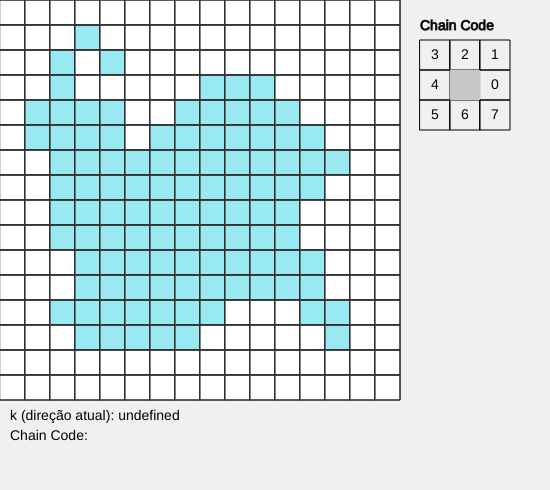
Frame 1 (no input)
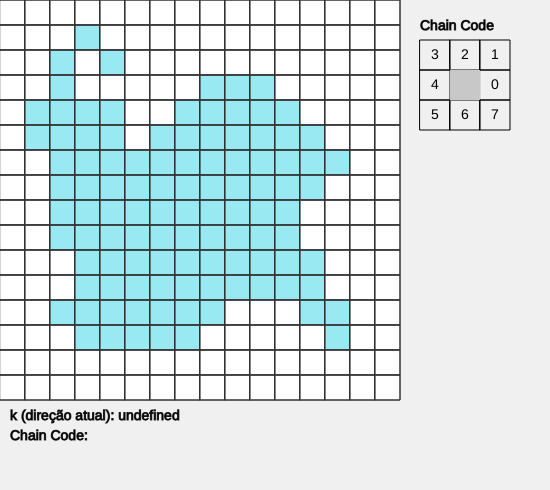
Frame 60 (no input)
Frame 120 (the mouse pressed at the canvas centre since frame 60): identical to frame 60, image omitted

The p5.js sketch that drew these frames (run headless with seeded random() and noise() and a simulated clock; from frame 60 on, the mouse is pressed at the canvas centre):

// p5.js sketch
// ── sketch.js
let w = 16,
  h = 16;
let cellSize = 25;
let c;

let grid = [];
let contour = [];
let chainCode = [];

let b0, b1, b;
let i, j, k;

let started = false;
let finished = false;

let play = false;
let interval = 200;
let lastTime = 0;

let azul = [153, 233, 242];
let amarelo = [255, 236, 153];
let roxo = [80,150,255];

/* vizinhos (ordem do chain code) */
let N = [
  { i: 0, j: -1 },
  { i: -1, j: -1 },
  { i: -1, j: 0 },
  { i: -1, j: 1 },
  { i: 0, j: 1 },
  { i: 1, j: 1 },
  { i: 1, j: 0 },
  { i: 1, j: -1 },
];

/* anterior */
let anterior = [6, 6, 0, 0, 2, 2, 4, 4];

function setup() {
  createCanvas(w * cellSize + 150, h * cellSize + 90);
  initImage();

  createButton("Step").mousePressed(step);
  createButton("Play").mousePressed(() => (play = true));
  createButton("Pause").mousePressed(() => (play = false));
  createButton("Reset").mousePressed(resetSim);
}

function initImage() {
  grid = [
    [0, 0, 0, 0, 0, 0, 0, 0, 0, 0, 0, 0, 0, 0, 0, 0],
    [0, 0, 0, 1, 0, 0, 0, 0, 0, 0, 0, 0, 0, 0, 0, 0],
    [0, 0, 1, 0, 1, 0, 0, 0, 0, 0, 0, 0, 0, 0, 0, 0],
    [0, 0, 1, 0, 0, 0, 0, 0, 1, 1, 1, 0, 0, 0, 0, 0],
    [0, 1, 1, 1, 1, 0, 0, 1, 1, 1, 1, 1, 0, 0, 0, 0],
    [0, 1, 1, 1, 1, 0, 1, 1, 1, 1, 1, 1, 1, 0, 0, 0],
    [0, 0, 1, 1, 1, 1, 1, 1, 1, 1, 1, 1, 1, 1, 0, 0],
    [0, 0, 1, 1, 1, 1, 1, 1, 1, 1, 1, 1, 1, 0, 0, 0],
    [0, 0, 1, 1, 1, 1, 1, 1, 1, 1, 1, 1, 0, 0, 0, 0],
    [0, 0, 1, 1, 1, 1, 1, 1, 1, 1, 1, 1, 0, 0, 0, 0],
    [0, 0, 0, 1, 1, 1, 1, 1, 1, 1, 1, 1, 1, 0, 0, 0],
    [0, 0, 0, 1, 1, 1, 1, 1, 1, 1, 1, 1, 1, 0, 0, 0],
    [0, 0, 1, 1, 1, 1, 1, 1, 1, 0, 0, 0, 1, 1, 0, 0],
    [0, 0, 0, 1, 1, 1, 1, 1, 0, 0, 0, 0, 0, 1, 0, 0],
    [0, 0, 0, 0, 0, 0, 0, 0, 0, 0, 0, 0, 0, 0, 0, 0],
    [0, 0, 0, 0, 0, 0, 0, 0, 0, 0, 0, 0, 0, 0, 0, 0],
  ];
}

function draw() {
  background(240);
  drawGrid();
  drawInfo();
  drawGridLines(); // grade por cima
  drawChainCodePanel();

  if (play && millis() - lastTime > interval && !finished) {
    step();
    lastTime = millis();
  }
}

function getChainCode(di, dj) {
  if (di === 0 && dj === 1) return 0;
  if (di === -1 && dj === 1) return 1;
  if (di === -1 && dj === 0) return 2;
  if (di === -1 && dj === -1) return 3;
  if (di === 0 && dj === -1) return 4;
  if (di === 1 && dj === -1) return 5;
  if (di === 1 && dj === 0) return 6;
  if (di === 1 && dj === 1) return 7;

  return -1; // erro
}

function drawChainCodePanel() {
  let offsetX = w * cellSize + 20;
  let offsetY = 40;
  let size = 30;

  let pos = [
    [2, 1], // 0
    [2, 0], // 1
    [1, 0], // 2
    [0, 0], // 3
    [0, 1], // 4
    [0, 2], // 5
    [1, 2], // 6
    [2, 2], // 7
  ];

  let currentCode = chainCode.length > 0 ? chainCode[chainCode.length - 1] : -1;

  push();
  textSize(14);
  fill(0);
  text("Chain Code", offsetX, offsetY - 10);

  for (let code = 0; code < 8; code++) {
    let px = offsetX + pos[code][0] * size;
    let py = offsetY + pos[code][1] * size;

    /* destaque correto */
    if (code === currentCode) {
      fill(255, 200, 200);
      rect(px, py, size, size);
    }

    stroke(0);
    noFill();
    rect(px, py, size, size);

    noStroke();
    fill(0);
    textAlign(CENTER, CENTER);
    text(code, px + size / 2, py + size / 2);
  }

  /* centro */
  fill(200);
  rect(offsetX + size, offsetY + size, size, size);

  pop();
}

function drawGridLines() {
  stroke(50);
  strokeWeight(1);
  noFill();

  for (let y = 0; y < h; y++) {
    for (let x = 0; x < w; x++) {
      rect(x * cellSize, y * cellSize, cellSize, cellSize);
    }
  }
}

function drawGrid() {
  push();
  for (let y = 0; y < h; y++) {
    for (let x = 0; x < w; x++) {
      if (grid[y][x]) fill(...azul);
      else fill(255);
      rect(x * cellSize, y * cellSize, cellSize, cellSize);
    }
  }

  /* contorno */
  // fill(255, 0, 0);
  fill(...roxo);
  for (let p of contour)
    rect(p.j * cellSize, p.i * cellSize, cellSize, cellSize);

  /* ponto atual */
  if (b) {
    fill(0, 150, 255);
    rect(b.j * cellSize, b.i * cellSize, cellSize, cellSize);

    drawArrow(b, { i, j });
  }
  // if (c) {
  //   fill(255, 150, 0);
  //   rect(c.j * cellSize, c.i * cellSize, cellSize, cellSize);
  // }
  fill(0);
  textAlign(CENTER, CENTER);

  if (b)
    text("b", b.j * cellSize + cellSize / 2, b.i * cellSize + cellSize / 2);

  // if (c)
  //   text("c", c.j * cellSize + cellSize / 2, c.i * cellSize + cellSize / 2);
  pop();
}

/* seta da direção */
function drawArrow(b, next) {
  let cx = b.j * cellSize + cellSize / 2;
  let cy = b.i * cellSize + cellSize / 2;

  let nx = next.j * cellSize + cellSize / 2;
  let ny = next.i * cellSize + cellSize / 2;

  stroke(0, 255, 0);
  strokeWeight(2);

  line(cx, cy, nx, ny);

  noStroke();
}

/* painel inferior */
function drawInfo() {
  fill(0);
  textSize(14);

  text("k (direção atual): " + k, 10, h * cellSize + 20);

  text("Chain Code:", 10, h * cellSize + 40);

  let codeStr = chainCode.join(" ");
  // text(codeStr, 10, h * cellSize + 60);
  text(codeStr, 10, h * cellSize + 50, width - 20);
}

/* ========================= */
function step() {
  if (!started) {
    findB0();
    started = true;
    return;
  }

  if (finished) return;

  b = { i: i, j: j };

  do {
    k = (k + 1) % 8;
    i = b.i + N[k].i;
    j = b.j + N[k].j;
  } while (!valid(i, j) || grid[i][j] != 1);

  /* salvar direção */
  let di = i - b.i;
  let dj = j - b.j;

  let code = getChainCode(di, dj);
  chainCode.push(code);
  // chainCode.push(k);

  let prevDir = anterior[k];

  c = {
    i: b.i + N[prevDir].i,
    j: b.j + N[prevDir].j,
  };

  k = anterior[k];

  contour.push({ i: b.i, j: b.j });

  /* parada */
  if (i == b0.i && j == b0.j) {
    let y,
      x,
      m = k;

    do {
      m = (m + 1) % 8;
      y = b0.i + N[m].i;
      x = b0.j + N[m].j;
    } while (!valid(y, x) || grid[y][x] != 1);

    if (y == b1.i && x == b1.j) {
      finished = true;
    }
  }
}

/* ========================= */
function findB0() {
  for (let idx = 0; idx < w * h; idx++) {
    let y = Math.floor(idx / w);
    let x = idx % w;

    if (grid[y][x] == 1) {
      b0 = { i: y, j: x };
      break;
    }
  }

  contour.push(b0);

  k = 0;
  do {
    i = b0.i + N[k].i;
    j = b0.j + N[k].j;
    k++;
  } while ((!valid(i, j) || grid[i][j] != 1) && k < 8);

  if (valid(i, j)) {
    b1 = { i, j };
    k = anterior[k];
  }
  let di = b1.i - b0.i;
  let dj = b1.j - b0.j;

  let code = getChainCode(di, dj);
  chainCode.push(code);
  c = {
    i: b0.i + N[k].i,
    j: b0.j + N[k].j,
  };
}

/* ========================= */
function valid(i, j) {
  return i >= 0 && i < h && j >= 0 && j < w;
}

/* ========================= */
function resetSim() {
  contour = [];
  chainCode = [];

  b0 = null;
  b1 = null;
  b = null;
  c = null;

  i = undefined;
  j = undefined;
  k = 0;

  started = false;
  finished = false;
  play = false;

  initImage();
}
